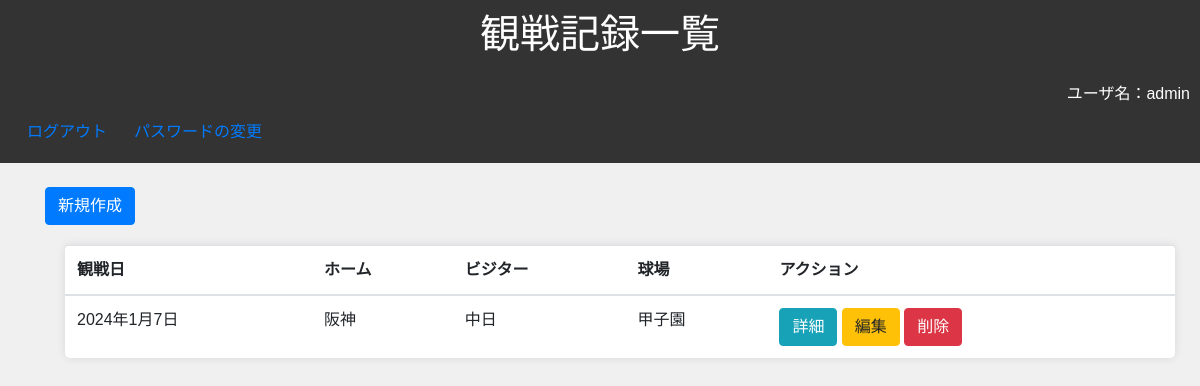
Before: /watchinglog/ (signed in) with the older database file.
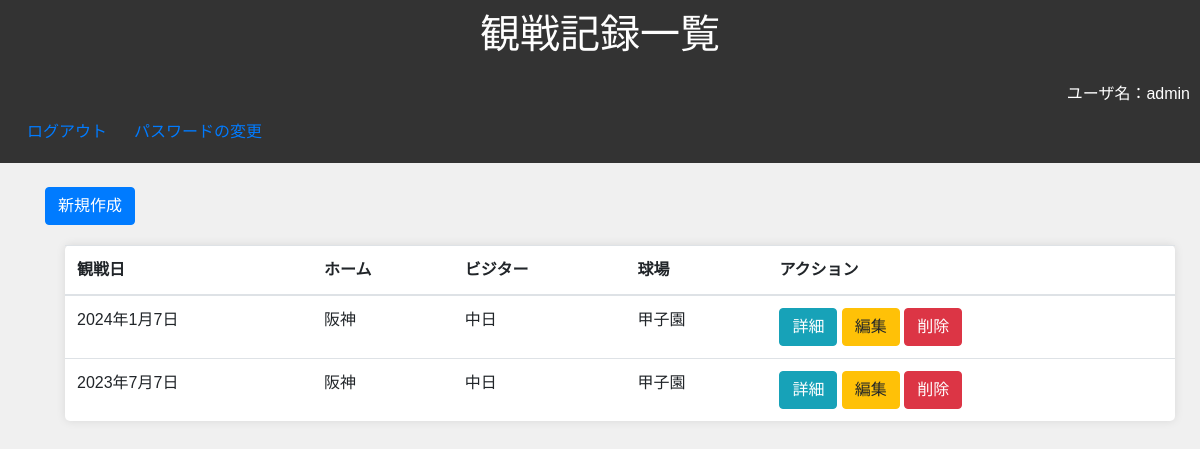
After: the same page with the newer database file.
### watchinglog/models.py (models this page shows, shortened)
class User(AbstractUser):
    email = models.EmailField('メールアドレス', unique=True)

class Game(models.Model):
    user = models.ForeignKey(User, on_delete=models.CASCADE, related_name='games', verbose_name="ユーザー", default=None)
    date = models.DateField("観戦日")
    home = models.CharField("ホーム", max_length=30)
    visiter = models.CharField("ビジター", max_length=30)
    stadium = models.CharField("球場", max_length=30)
    home_score = models.PositiveIntegerField("ホームチーム得点")
    visiter_score = models.PositiveIntegerField("ビジターチーム得点")
    memo = models.TextField("感想", blank=True)

### watchinglog/views.py (the view)
# urls.py: path("", login_required(IndexView.as_view()), name="index"),
class IndexView(LoginRequiredMixin,ListView):
    model = Game
    context_object_name = 'game_list'
    def get_queryset(self):
        return Game.objects.filter(user=self.request.user)

### templates/watchinglog/game_list.html (shortened to what this page needs)
<!DOCTYPE html>
<html lang="ja">
<head>
    <link rel="stylesheet" href="https://maxcdn.bootstrapcdn.com/bootstrap/4.0.0/css/bootstrap.min.css">
</head>
<body>
    <header>
        <h1 class="mb-4">観戦記録一覧</h1>
        <div class="right-container">
            <p>ユーザ名：{{ user }}</p>
        </div>
        <div class="form-link-container">
            <form action="{% url 'logout' %}" method="post" class="d-inline">
                <button type="submit" class="btn btn-link nav-link">ログアウト</button>
            </form>
            <p><a href="{% url 'password_change' %}">パスワードの変更</a></p>
        </div>
    </header>
    <div class="container mt-4">
        <p><a class="btn btn-primary" href="{% url 'watchinglog:create' %}">新規作成</a></p>
        <table class="table" style="background-color: #fff">
            <thead>
                <tr>
                    <th scope="col">観戦日</th>
                    <th scope="col">ホーム</th>
                    <th scope="col">ビジター</th>
                    <th scope="col">球場</th>
                    <th scope="col">アクション</th>
                </tr>
            </thead>
            <tbody>
                {% for game in game_list %}
                <tr>
                    <td>{{ game.date }}</td>
                    <td>{{ game.home }}</td>
                    <td>{{ game.visiter }}</td>
                    <td>{{ game.stadium }}</td>
                    <td>
                        <a class="btn btn-info" href="{% url 'watchinglog:detail' game.pk %}">詳細</a>
                        <a class="btn btn-warning" href="{% url 'watchinglog:update' game.pk %}">編集</a>
                        <a class="btn btn-danger" href="{% url 'watchinglog:delete' game.pk %}">削除</a>
                    </td>
                </tr>
                {% endfor %}
            </tbody>
        </table>
    </div>
</body>
</html>

### templates/watchinglog/game_list.html (style rules this page uses)
body { font-family: 'Arial', sans-serif; background-color: #f0f0f0; margin: 0; padding: 0; box-sizing: border-box; }
header { background-color: #333; color: #fff; padding: 10px; text-align: center; }
table { background-color: #fff; padding: 20px; margin: 20px; border-radius: 5px; box-shadow: 0 0 10px rgba(0, 0, 0, 0.1); }
p { margin: 5px 0; }
h1 { text-align: center; color: #fefefe; }
.right-container { text-align: right; }
.form-link-container { display: flex; align-items: center; }
.d-inline { margin-right: 10px; }

Changed rows visible on the page:
added Game: date "2023年7月7日", home "阪神", visiter "中日", stadium "甲子園"
